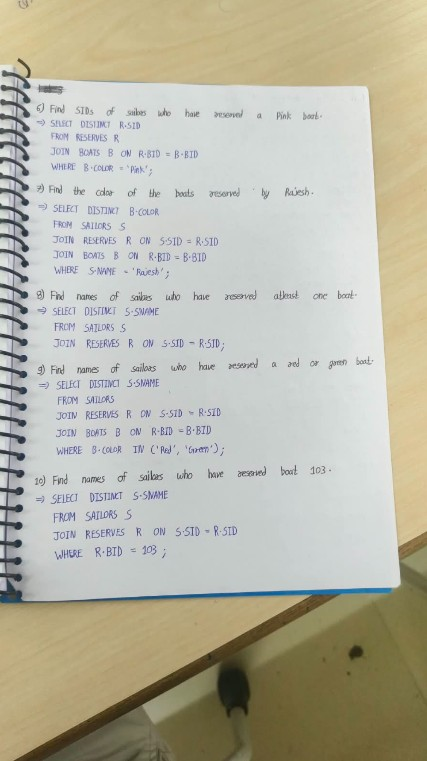
#> input picture samples/test1.jpg, 427 x 761 px
$ python main.py --image samples/test1.jpg
#> lines starting #> are read from the running program, lines starting #| are printed output that depends on the picture
### src/core/detector.py
import cv2
import numpy as np
import os
import glob

from .transformer import four_point_transform


# ============================================================
# Project paths
# ============================================================

BASE_DIR = os.path.dirname(
    os.path.dirname(
        os.path.dirname(
            os.path.abspath(__file__)
        )
    )
)

SAMPLES_DIR = os.path.join(
    BASE_DIR,
    "samples"
)

OUTPUT_DIR = os.path.join(
    BASE_DIR,
    "outputs"
)

os.makedirs(
    OUTPUT_DIR,
    exist_ok=True
)


# ============================================================
# Load image
# ============================================================

def load_image(image_path):

#> called with image_path = 'samples/test1.jpg'
    image = cv2.imread(image_path)
#> image is the input picture: shape (761, 427, 3); mean B, G, R 166.9, 182.9, 185.1

    if image is None:
        raise FileNotFoundError(
            f"Image could not be loaded: {image_path}"
        )

    print("Image loaded successfully.")

    return image


# ============================================================
# Preprocessing
# ============================================================

def preprocess(image):

    gray = cv2.cvtColor(
        image,
        cv2.COLOR_BGR2GRAY
    )
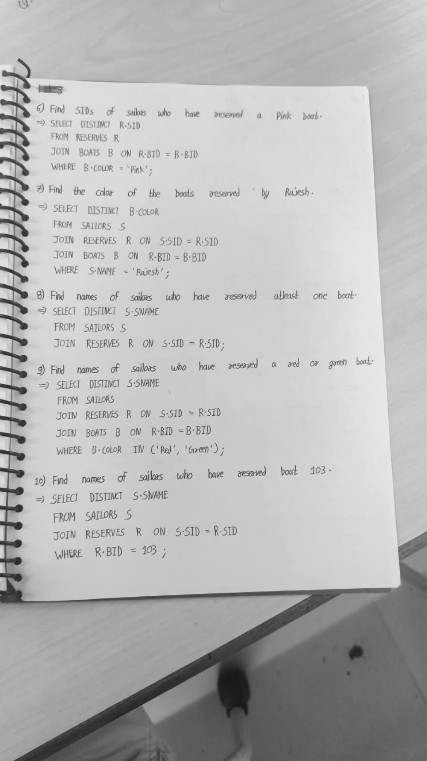
#> gray: shape (761, 427); min 23, max 244, mean 181.7

    blurred = cv2.GaussianBlur(
        gray,
        (5, 5),
        0
    )
#| Saved: test1_gray.jpg | Success: True
#| Saved: test1_blurred.jpg | Success: True

    print("Preprocessing completed.")

    return gray, blurred


# ============================================================
# Canny edge detection
# ============================================================

def detect_edges(blurred):

    edges = cv2.Canny(
        blurred,
        50,
        150
    )
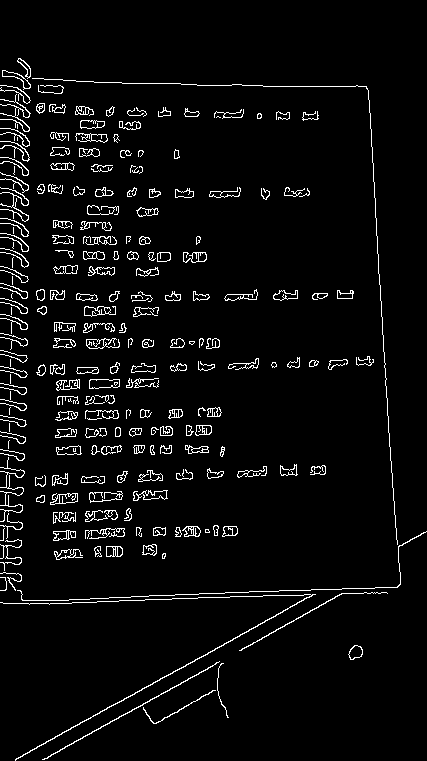
#> edges: shape (761, 427); 4.5% white in thin lines or dots
#| Saved: test1_edges.jpg | Success: True

    print("Canny edge detection completed.")

    return edges


# ============================================================
# Create document mask using GrabCut
# ============================================================

def create_document_mask(image):

    print("\nCreating document mask using GrabCut...")

    height, width = image.shape[:2]

    # Start with everything as background.
    mask = np.full(
        (height, width),
        cv2.GC_BGD,
        dtype=np.uint8
    )

    # Give a small border as definite background.
    border = 10

    mask[
        border:height - border,
        border:width - border
    ] = cv2.GC_PR_BGD

    # The central area is considered probable foreground.
    # This works well because the document occupies
    # the main central part of the photograph.
    x1 = int(width * 0.08)
    x2 = int(width * 0.90)

    y1 = int(height * 0.12)
    y2 = int(height * 0.80)

    mask[
        y1:y2,
        x1:x2
    ] = cv2.GC_PR_FGD

    # The center of the image is marked as sure foreground.
    # This gives GrabCut a strong starting point.
    center_x1 = int(width * 0.20)
    center_x2 = int(width * 0.80)

    center_y1 = int(height * 0.25)
    center_y2 = int(height * 0.75)

    mask[
        center_y1:center_y2,
        center_x1:center_x2
    ] = cv2.GC_FGD

    # GrabCut working arrays.
    background_model = np.zeros(
        (1, 65),
        np.float64
    )

    foreground_model = np.zeros(
        (1, 65),
        np.float64
    )

    # Run GrabCut.
    cv2.grabCut(
        image,
        mask,
        None,
        background_model,
        foreground_model,
        5,
        cv2.GC_INIT_WITH_MASK
    )

    # Convert GrabCut output into a binary mask.
    document_mask = np.where(
        (mask == cv2.GC_FGD) |
        (mask == cv2.GC_PR_FGD),
        255,
        0
    ).astype(np.uint8)

    # Close small gaps.
    kernel = cv2.getStructuringElement(
        cv2.MORPH_RECT,
        (7, 7)
    )

    document_mask = cv2.morphologyEx(
        document_mask,
        cv2.MORPH_CLOSE,
        kernel,
        iterations=2
    )

    # Remove very small noise.
    document_mask = cv2.morphologyEx(
        document_mask,
        cv2.MORPH_OPEN,
        kernel,
        iterations=1
    )

    print("Document mask created.")

    return document_mask


# ============================================================
# Prepare edge mask
# ============================================================

# [21 lines left out: function prepare_edges, not called in this run]


# ============================================================
# Check whether contour touches image border
# ============================================================

def is_border_contour(
    contour,
    image_width,
    image_height
):

    x, y, width, height = cv2.boundingRect(
        contour
    )

    margin = 5

    if x <= margin:
        return True

    if y <= margin:
        return True

    if x + width >= image_width - margin:
        return True

    if y + height >= image_height - margin:
        return True

    return False


# ============================================================
# Find document contour
# ============================================================

def find_document_contour(
    document_mask,
    image
):

    print("\nSearching for document contour...")

    height, width = image.shape[:2]

    image_area = width * height

    minimum_area = image_area * 0.20
    maximum_area = image_area * 0.95

    contours, _ = cv2.findContours(
        document_mask,
        cv2.RETR_EXTERNAL,
        cv2.CHAIN_APPROX_SIMPLE
    )

    print(
        "Contours detected:",
        len(contours)
    )

    if len(contours) == 0:

        print("\nDOCUMENT NOT FOUND")

        return None

    # Sort contours from largest to smallest.
    contours = sorted(
        contours,
        key=cv2.contourArea,
        reverse=True
    )

    for contour in contours:

        area = cv2.contourArea(
            contour
        )

        print(
            "Checking contour area:",
            int(area)
        )

        # Ignore very small contours.
        if area < minimum_area:
            continue

        # Ignore almost full-image contours.
        if area > maximum_area:
            print(
                "Contour too large, ignored."
            )
            continue

        # Ignore the outer photograph border.
        if is_border_contour(
            contour,
            width,
            height
        ):

            print(
                "Border contour ignored."
            )

            continue

        perimeter = cv2.arcLength(
            contour,
            True
        )

        # Try multiple approximation values.
        for epsilon_ratio in [
            0.005,
            0.01,
            0.015,
            0.02,
            0.025,
            0.03
        ]:

            approximation = cv2.approxPolyDP(
                contour,
                epsilon_ratio * perimeter,
                True
            )

            print(
                "Contour area:",
                int(area),
                "| Approximation:",
                epsilon_ratio,
                "| Corners:",
                len(approximation)
            )

            # Document must have four corners.
            if len(approximation) != 4:
                continue

            points = approximation.reshape(
                4,
                2
            ).astype(np.float32)

            # Find bounding dimensions.
            x_values = points[:, 0]
            y_values = points[:, 1]

            document_width = (
                np.max(x_values)
                - np.min(x_values)
            )

            document_height = (
                np.max(y_values)
                - np.min(y_values)
            )

            # Document should be reasonably large.
            if document_width < width * 0.40:
                continue

            if document_height < height * 0.40:
                continue

            # Make sure points are not on photograph edges.
            if np.any(points[:, 0] <= 3):
                continue

            if np.any(points[:, 1] <= 3):
                continue

            if np.any(
                points[:, 0] >= width - 3
            ):
                continue

            if np.any(
                points[:, 1] >= height - 3
            ):
                continue

            # Check that the contour is convex.
            if not cv2.isContourConvex(
                approximation
            ):
                continue

            print(
                "\nDOCUMENT FOUND"
            )

            return points

    print(
        "\nDOCUMENT NOT FOUND"
    )

    return None


# ============================================================
# Draw detected contour
# ============================================================

def draw_contour(
    image,
    corners
):

    result = image.copy()

    if corners is None:

        return result

    points = corners.astype(
        np.int32
    )

    # Draw document boundary.
    cv2.polylines(
        result,
        [points],
        True,
        (0, 255, 0),
        4
    )

    # Draw four corner points.
    for i, point in enumerate(points):

        x = int(point[0])
        y = int(point[1])

        cv2.circle(
            result,
            (x, y),
            8,
            (0, 0, 255),
            -1
        )

        cv2.putText(
            result,
            f"P{i + 1}",
            (x + 10, y - 10),
            cv2.FONT_HERSHEY_SIMPLEX,
            0.7,
            (255, 0, 0),
            2
        )

    return result


# ============================================================
# Save image
# ============================================================

def save_image(
    image,
    path
):

    success = cv2.imwrite(
        path,
        image
    )

    print(
        "Saved:",
        os.path.basename(path),
        "| Success:",
        success
    )

    return success


# ============================================================
# Process one image
# ============================================================

# [235 lines left out: functions process_image, get_input_images, not called in this run]


# ============================================================
# Main program
# ============================================================

# [77 lines that do not run on import are left out]

### src/core/transformer.py
import cv2
import numpy as np


def order_points(pts):
    """
    Arrange four points as:
    top-left, top-right, bottom-right, bottom-left.
    """

    rect = np.zeros((4, 2), dtype="float32")

    # Sum of x and y coordinates
    s = pts.sum(axis=1)

    # Top-left has the smallest sum
    rect[0] = pts[np.argmin(s)]

    # Bottom-right has the largest sum
    rect[2] = pts[np.argmax(s)]

    # Difference between y and x
    diff = np.diff(pts, axis=1)

    # Top-right has the smallest difference
    rect[1] = pts[np.argmin(diff)]

    # Bottom-left has the largest difference
    rect[3] = pts[np.argmax(diff)]

    return rect


def four_point_transform(image, pts):
    """
    Transform the four document corners
    into a straight rectangular document.
    """

    # Make sure points are float32
    pts = pts.astype("float32")

    # Arrange points
    rect = order_points(pts)

    tl, tr, br, bl = rect

    # Calculate top and bottom widths
    width_top = np.linalg.norm(tr - tl)
    width_bottom = np.linalg.norm(br - bl)

    max_width = max(
        int(width_top),
        int(width_bottom)
    )

    # Calculate left and right heights
    height_left = np.linalg.norm(bl - tl)
    height_right = np.linalg.norm(br - tr)

    max_height = max(
        int(height_left),
        int(height_right)
    )

    # Prevent invalid output dimensions
    if max_width <= 0 or max_height <= 0:
        raise ValueError(
            "Invalid document dimensions."
        )

    # Destination rectangle
    destination = np.array(
        [
            [0, 0],
            [max_width - 1, 0],
            [max_width - 1, max_height - 1],
            [0, max_height - 1]
        ],
        dtype="float32"
    )

    # Calculate transformation matrix
    matrix = cv2.getPerspectiveTransform(
        rect,
        destination
    )

    # Apply transformation
    warped = cv2.warpPerspective(
        image,
        matrix,
        (max_width, max_height)
    )

    return warped

### src/core/enhancer.py
import cv2
import numpy as np
import os
import glob


# ============================================================
# Project paths
# ============================================================

BASE_DIR = os.path.dirname(
    os.path.dirname(
        os.path.dirname(
            os.path.abspath(__file__)
        )
    )
)

OUTPUT_DIR = os.path.join(
    BASE_DIR,
    "outputs"
)

os.makedirs(
    OUTPUT_DIR,
    exist_ok=True
)


# ============================================================
# Sharpen image
# ============================================================

# [20 lines left out: function sharpen, not called in this run]


# ============================================================
# Enhance document
# ============================================================

def enhance_document(warped):

    """
    Takes a perspective-corrected document and creates:

    1. Enhanced color document
    2. Black-and-white scanned document
    """

    if warped is None:

        raise ValueError(
            "Input warped image is empty."
        )

    # --------------------------------------------------------
    # Step 1: Convert to grayscale
    # --------------------------------------------------------

    gray = cv2.cvtColor(
        warped,
        cv2.COLOR_BGR2GRAY
    )

    # --------------------------------------------------------
    # Step 2: Improve local contrast
    # --------------------------------------------------------

    clahe = cv2.createCLAHE(
        clipLimit=1.5,
        tileGridSize=(8, 8)
    )

    enhanced_gray = clahe.apply(
        gray
    )

    # --------------------------------------------------------
    # Step 3: Gentle sharpening
    # --------------------------------------------------------

    sharpen_kernel = np.array(
        [
            [0, -1, 0],
            [-1, 5, -1],
            [0, -1, 0]
        ],
        dtype=np.float32
    )

    sharpened = cv2.filter2D(
        enhanced_gray,
        -1,
        sharpen_kernel
    )

    # --------------------------------------------------------
    # Step 4: Reduce small noise
    # --------------------------------------------------------

    denoised = cv2.GaussianBlur(
        sharpened,
        (3, 3),
        0
    )

    # --------------------------------------------------------
    # Step 5: Adaptive threshold
    # --------------------------------------------------------
    #
    # A larger neighbourhood is used because the notebook
    # page has uneven lighting and shadows.
    #
    # blockSize = 31
    # C = 7
    #
    # This is gentler than the previous processing and
    # helps preserve handwritten characters.
    # --------------------------------------------------------

    scanned_bw = cv2.adaptiveThreshold(
        denoised,
        255,
        cv2.ADAPTIVE_THRESH_GAUSSIAN_C,
        cv2.THRESH_BINARY,
        31,
        7
    )

    # --------------------------------------------------------
    # Step 6: Create enhanced color version
    # --------------------------------------------------------

    enhanced_color = cv2.filter2D(
        warped,
        -1,
        sharpen_kernel
    )

    return enhanced_color, scanned_bw


# ============================================================
# Save image
# ============================================================

# [133 lines left out: functions save_image, process_document, get_warped_images, not called in this run]


# ============================================================
# Main program
# ============================================================

# [86 lines that do not run on import are left out]

### main.py
import os
import argparse


# ============================================================
# Project paths
# ============================================================

BASE_DIR = os.path.dirname(
    os.path.abspath(__file__)
)

SAMPLES_DIR = os.path.join(
    BASE_DIR,
    "samples"
)

OUTPUT_DIR = os.path.join(
    BASE_DIR,
    "outputs"
)

os.makedirs(
    OUTPUT_DIR,
    exist_ok=True
)


# ============================================================
# Import project modules
# ============================================================

try:

    from src.core.detector import (
        load_image,
        preprocess,
        detect_edges,
        create_document_mask,
        find_document_contour,
        draw_contour,
        save_image,
        get_input_images
    )

    from src.core.transformer import (
        four_point_transform
    )

    from src.core.enhancer import (
        enhance_document
    )

except ImportError as error:

    print(
        "ERROR: Could not import project modules."
    )

    print(
        "Details:",
        error
    )

    print(
        "\nCheck that your project structure is:"
    )

    print(
        "src/"
    )

    print(
        "  __init__.py"
    )

    print(
        "  core/"
    )

    print(
        "    __init__.py"
    )

    print(
        "    detector.py"
    )

    print(
        "    transformer.py"
    )

    print(
        "    enhancer.py"
    )

    raise SystemExit(1)


# ============================================================
# Scan one document
# ============================================================

def scan_document(
    image_path,
    output_dir=OUTPUT_DIR
):

    # --------------------------------------------------------
    # Check input file
    # --------------------------------------------------------

    if not os.path.exists(
        image_path
    ):

        print(
            "\nERROR: Image does not exist."
        )

        print(
            "Path:",
            image_path
        )

        return None

    os.makedirs(
        output_dir,
        exist_ok=True
    )

    # --------------------------------------------------------
    # Get image name
    # --------------------------------------------------------

    image_name = os.path.splitext(
        os.path.basename(image_path)
    )[0]

    print(
        "\n" + "=" * 60
    )

    print(
        "Scanning:",
        image_name
    )

    print(
        "Input:",
        image_path
    )

    print(
        "=" * 60
    )

    try:

        # ====================================================
        # Module 1: Load image
        # ====================================================

        image = load_image(
            image_path
        )

        # ====================================================
        # Module 1: Preprocessing
        # ====================================================

        gray, blurred = preprocess(
            image
        )

        save_image(
            gray,
            os.path.join(
                output_dir,
                image_name + "_gray.jpg"
            )
        )

        save_image(
            blurred,
            os.path.join(
                output_dir,
                image_name + "_blurred.jpg"
            )
        )

        # ====================================================
        # Module 1: Canny edge detection
        # ====================================================

        edges = detect_edges(
            blurred
        )

        save_image(
            edges,
            os.path.join(
                output_dir,
                image_name + "_edges.jpg"
            )
        )

        # ====================================================
        # Document mask
        # ====================================================

        document_mask = create_document_mask(
            image
        )
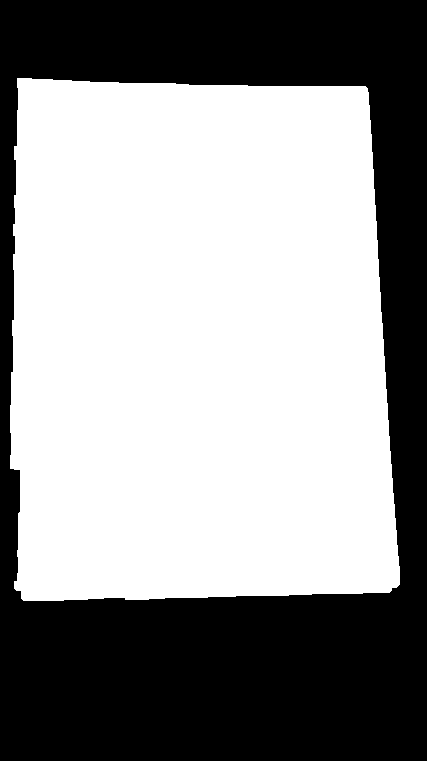
#> document_mask: shape (761, 427); 58.3% white; 1 black region

        save_image(
            document_mask,
            os.path.join(
                output_dir,
                image_name + "_mask.jpg"
            )
        )
#| Saved: test1_mask.jpg | Success: True
#> (the rest of the program and of its run is left out)
